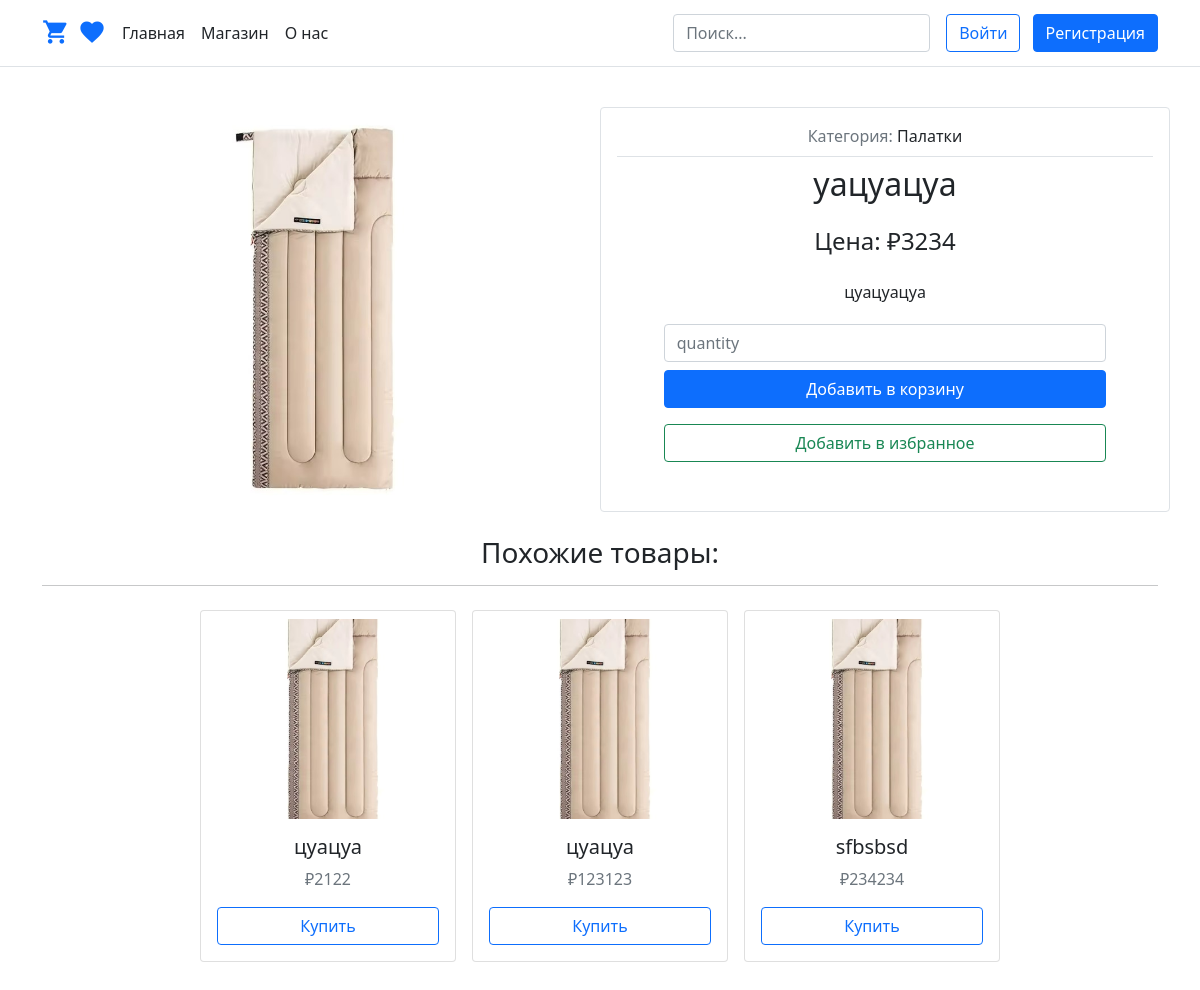
The app's page /-1 with its own data.
### shop/models.py (models this page shows, shortened)
class Product(models.Model):
    category = models.ForeignKey(Category, on_delete=models.CASCADE, related_name='products')
    image = models.ImageField(upload_to='products')
    title = models.CharField(max_length=250)
    description = models.TextField()
    price = models.IntegerField()
    date_created = models.DateTimeField(auto_now_add=True)
    slug = models.SlugField(unique=True, blank=True)
    class Meta:
        ordering = ('-date_created',)
    def get_absolute_url(self):
        return reverse('shop:product_detail', kwargs={'slug': self.slug})

class Category(models.Model):
    title = models.CharField(max_length=200)
    sub_category = models.ForeignKey(
        'self',
        on_delete=models.CASCADE,
        related_name='sub_categories',
        null=True,
        blank=True
    )
    is_sub = models.BooleanField(default=False)
    slug = models.SlugField(max_length=200, unique=True, blank=True)
    def __str__(self):
        return self.title

### shop/views.py (the view)
# urls.py: path('<slug:slug>', views.product_detail, name='product_detail'),
def product_detail(request, slug):
	form = QuantityForm()
	product = get_object_or_404(Product, slug=slug)
	related_products = Product.objects.filter(category=product.category).all()[:5]
	context = {
		'title': product.title,
		'product': product,
		'form': form,
		'favorites': 'favorites',
		'related_products': related_products
	}
	if request.user.is_authenticated and request.user.likes.filter(id=product.id).first():
		context['favorites'] = 'remove'
	return render(request, 'product_detail.html', context)

### cart/forms.py
class QuantityForm(forms.Form):
    quantity = forms.IntegerField(label='',
        min_value=1, max_value=9, widget=forms.NumberInput(
            attrs={'class': 'form-control mt-1','placeholder': 'quantity'}
        )
    )

### cart/utils/cart.py (called while the page is built)
    def __iter__(self):
        product_ids = self.cart.keys()
        products = Product.objects.filter(id__in=product_ids)
        cart = self.cart.copy()
        for product in products:
            cart[str(product.id)]['product'] = product
        for item in cart.values():
            item['total_price'] = int(item['price']) * int(item['quantity'])
            yield item

    def add_cart_session(self):
        cart = self.session.get(CART_SESSION_ID)
        if not cart:
            cart = self.session[CART_SESSION_ID] = {}
        return cart

### online_shop/context_processors.py (called while the page is built)
def return_cart(request):
    cart = len(list(Cart(request)))
    return {'cart_count': cart}

def return_categories(request):
    categories = Category.objects.all()
    return {'categories': categories}

### shop/templates/product_detail.html (shortened to what this page needs)
{% extends 'base.html' %}
{% block content %}
<div class="container">
    <div class="row mb-3 mt-4 justify-content-center">
        <div class="col-12 col-md-6 mb-3 mb-md-0 text-center">
            <img style="object-fit: cover; width: 100%; max-width: 400px; height: auto;" class="rounded img-fluid" src="{{ product.image.url }}" alt="{{ product.title }}">
        </div>
        <div class="col-12 col-md-6 p-3 border rounded">
            <div class="border-bottom mb-2 pb-2 text-center">
                <span class="text-muted">Категория:</span>
                <a class="text-decoration-none text-dark" href="{% url 'shop:filter_by_category' product.category.slug %}">{{ product.category }}</a>
            </div>
            <h2 class="text-center">{{ product.title }}</h2>
            <h4 class="mt-4 text-dark text-center">Цена: ₽{{ product.price }}</h4>
            <div class="mt-4 mb-3 text-center">{{ product.description|linebreaksbr }}</div>
            <div class="row justify-content-center">
                <div class="col-12 col-sm-10">
                    <form method="post" action="{% url 'cart:add_to_cart' product.id %}" class="text-center">
                        <div class="form-group text-center">
                            {{ form }}
                        </div>
                        <input type="submit" class="btn btn-primary mt-2 w-100" value="Добавить в корзину">
                    </form>
                    <div class="mt-3">
                        {% if favorites == 'remove' %}
                            <a href="{% url 'shop:remove_from_favorites' product.id %}" class="btn btn-outline-danger w-100">
                                Удалить из избранного
                            </a>
                        {% else %}
                            <a href="{% url 'shop:add_to_favorites' product.id %}" class="btn btn-outline-success w-100">
                                Добавить в избранное
                            </a>
                        {% endif %}
                    </div>
                </div>
            </div>
        </div>
    </div>
    <div class="row mt-4 mb-4">
        <div class="col-12 text-center">
            <h3 class="mb-3">Похожие товары:</h3>
            <hr class="mb-4">
        </div>
        <div class="d-flex flex-wrap justify-content-center">
            {% for p in related_products %}
                {% if p != product %}
                    <div class="card mx-2 mb-3" style="width: 100%; max-width: 16rem;">
                        <img style="object-fit: cover; height: 200px;" class="card-img-top mt-2 img-fluid" src="{{ p.image.url }}" alt="{{ p.title }}">
                        <div class="card-body text-center d-flex flex-column">
                            <h5 class="card-title">{{ p.title }}</h5>
                            <p class="text-muted">₽{{ p.price }}</p>
                            <a href="{{ p.get_absolute_url }}" class="btn btn-outline-primary w-100 mt-auto">Купить</a>
                        </div>
                    </div>
                {% endif %}
            {% endfor %}
        </div>
    </div>
</div>
{% endblock %}

### records on screen
Product: image (picture), category "Палатки", title "уацуацуа", price "3234", description "цуацуацуа"
Product: image (picture), title "цуацуа", price "2122"
Product: image (picture), title "цуацуа", price "123123"
Product: image (picture), title "sfbsbsd", price "234234"
